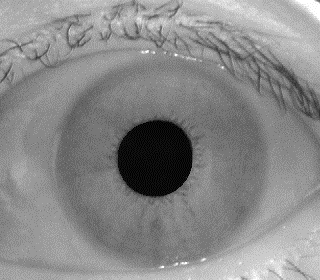
%> input picture iris.tif, 320 x 280 px
$ octave T21.m   (GNU Octave 9; MATLAB toolbox functions it lacks are replaced by stand-ins)
%> lines starting %> are read from the running program, lines starting %| are printed output that depends on the picture
clc
clear
fn='iris.tif';
I=imread (fn);
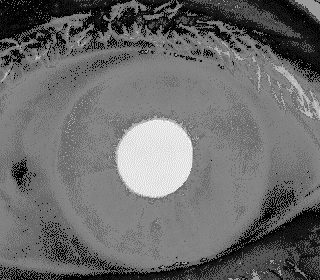
%> I: size 280x320 uint8; min 2, max 244, mean 106.9
J=I;
%计算灰度图象的直方图数据
L=256; %灰度级
Ps = zeros(L,1); %统计直方图结果数据
nk=zeros(L,1);
[row,col]=size(I);
%> row = 280; col = 320
n=row*col; %总像素个数
%> n = 89600
for i = 1:row
for j = 1:col
num = double(I(i,j))+1; %获取像素点灰度级
nk(num) = nk(num)+1; %统计nk
end
end
%> after the loop, nk = 256 values, max 20454 at index 128, min 0 at index 1, mean 350

figure;
subplot(3,1,1);imshow(J),title('原图');
subplot(3,1,2),plot(nk),title('编写的灰度直方图（nk）');
subplot(3,1,3),imhist(I),title('系统的计算的灰度直方图');
%> after `title('系统的计算的灰度直方图')`:
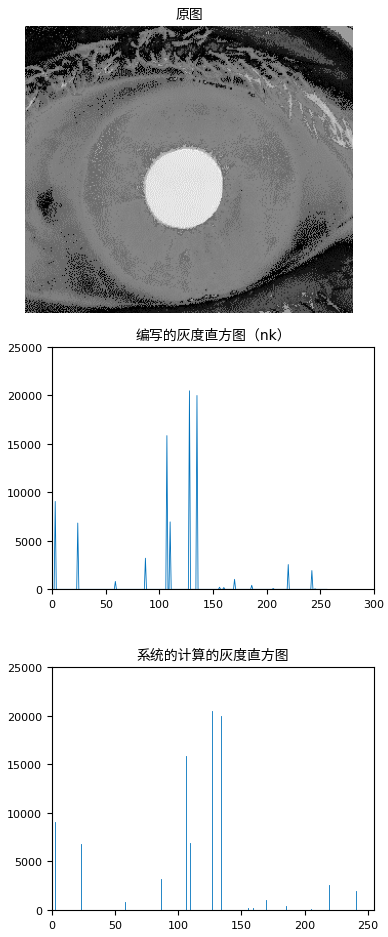
%> figure redrawn from the program's plot data, 3 panels

%figure(4),imhist(hist);
%p=imhist(hist); %生成直方图函数,返回灰度图象直方图数据
%figure(5),plot(p);

$ run again, with pout.tif copied over iris.tif
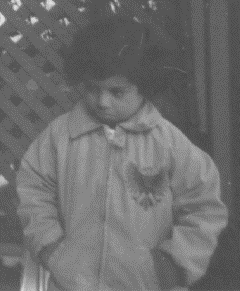
%> input picture pout.tif, 240 x 291 px
%> `I=imread (fn);`:
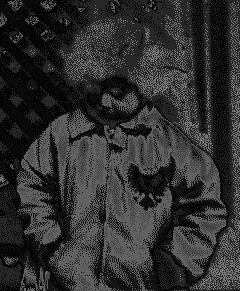
%> I: size 291x240 uint8; min 5, max 120, mean 47.5
%> after the loop `for i = 1:row`: nk = 256 values, max 18411 at index 40, min 0 at index 1, mean 272.8
%> `title('系统的计算的灰度直方图')`:
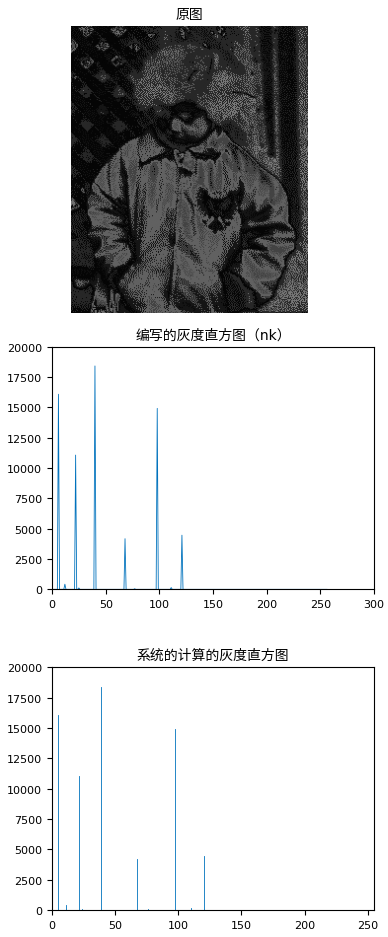
%> figure redrawn from the program's plot data, 3 panels
